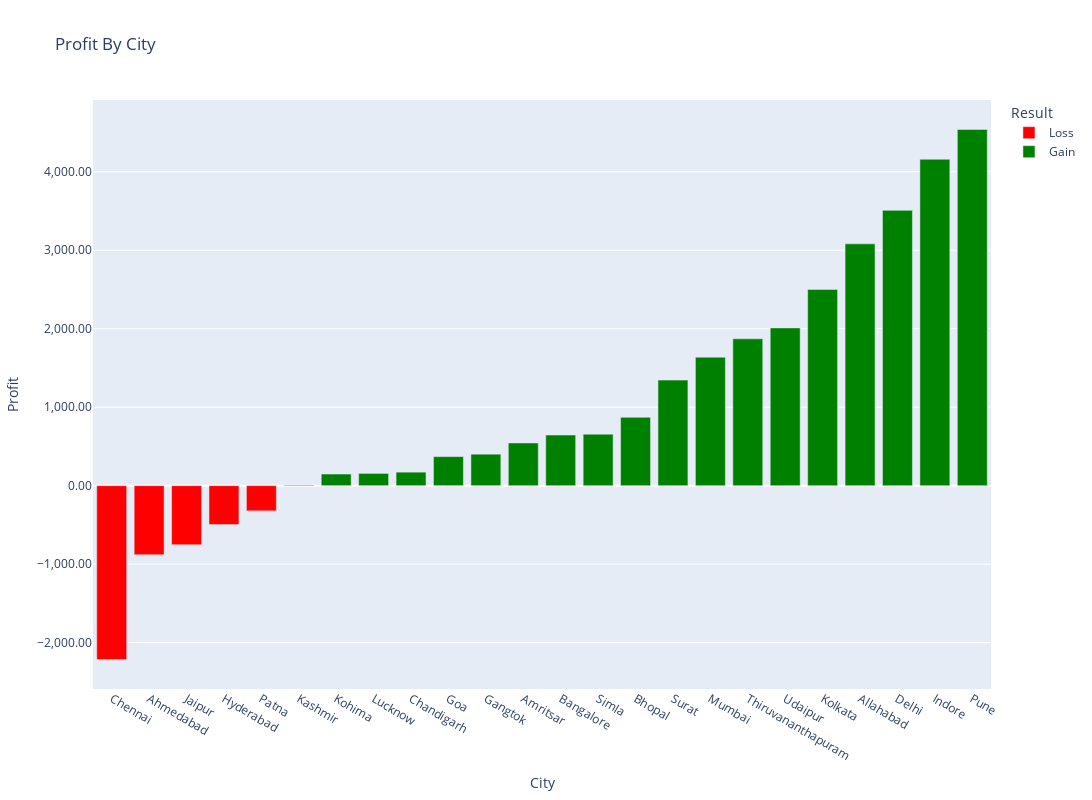

Notebook source saved alongside this figure:
### Code cell
# Same with State, but City this time
fig_city = px.bar(profit_city, x = 'City', y = 'Profit', color = 'Color',
                   title = 'Profit By City',
                   labels = dict(City = 'City', Profit = 'Profit',  Color = 'Result'),
                   color_discrete_map={ 
                       'Loss':'red',
                       'Gain':'green'}, width = 1200, height = 800)
fig_city.update_layout(yaxis_tickformat = ',.2f')
fig_city.update_xaxes(tickangle = 30)
fig_city.show()

### Figure 1 — Plotly figure (JSON) as saved in the notebook; plotly's stock layout.template omitted (floating-point values rounded to 4 significant figures)
{"data": [{"alignmentgroup": "True", "hovertemplate": "Result=Loss<br>City=%{x}<br>Profit=%{y}<extra></extra>", "legendgroup": "Loss", "marker": {"color": "red", "pattern": {"shape": ""}}, "name": "Loss", "offsetgroup": "Loss", "orientation": "v", "showlegend": true, "textposition": "auto", "type": "bar", "x": ["Chennai", "Ahmedabad", "Jaipur", "Hyderabad", "Patna"], "xaxis": "x", "y": [-2216, -880, -753, -496, -321], "yaxis": "y"}, {"alignmentgroup": "True", "hovertemplate": "Result=Gain<br>City=%{x}<br>Profit=%{y}<extra></extra>", "legendgroup": "Gain", "marker": {"color": "green", "pattern": {"shape": ""}}, "name": "Gain", "offsetgroup": "Gain", "orientation": "v", "showlegend": true, "textposition": "auto", "type": "bar", "x": ["Kashmir", "Kohima", "Lucknow", "Chandigarh", "Goa", "Gangtok", "Amritsar", "Bangalore", "Simla", "Bhopal", "Surat", "Mumbai", "Thiruvananthapuram", "Udaipur", "Kolkata", "Allahabad", "Delhi", "Indore", "Pune"], "xaxis": "x", "y": [8, 148, 156, 172, 370, 401, 544, 645, 656, 871, 1345, 1637, 1871, 2010, 2500, 3081, 3508, 4159, 4539], "yaxis": "y"}], "layout": {"barmode": "relative", "height": 800, "legend": {"title": {"text": "Result"}, "tracegroupgap": 0}, "title": {"text": "Profit By City"}, "width": 1200, "xaxis": {"anchor": "y", "autorange": true, "domain": [0, 1], "range": [-0.5, 23.5], "tickangle": 30, "title": {"text": "City"}, "type": "category"}, "yaxis": {"anchor": "x", "autorange": true, "domain": [0, 1], "range": [-2591.0, 4914.0], "tickformat": ",.2f", "title": {"text": "Profit"}, "type": "linear"}}}
